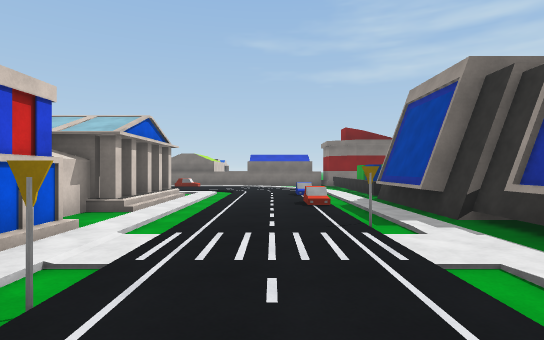
[1] (above)

24 first-person views from a walk through a scene from a Unity 3-D project. The camera is 1.5 m above the floor, looks level and sees 80° across. The floor is counted in squares, 2 m on a side. Each view is taken from the middle of a square. On the plan, view 1 faces up. The plan holds only what a view shows up to about 11 squares ahead; the rest is blank. The place goes on beyond the plan. The player character is not drawn.

[2]
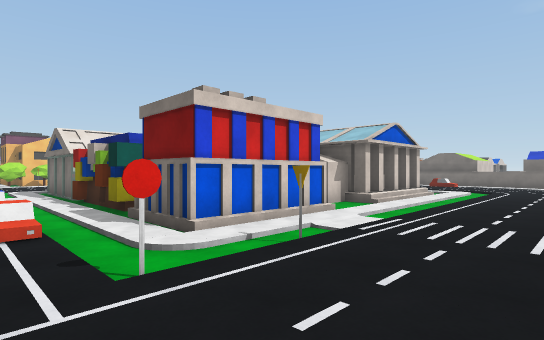

[3]
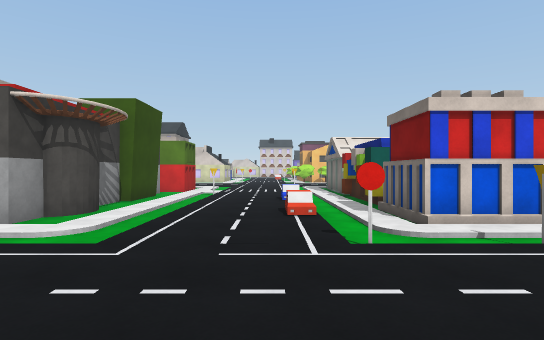

[4]
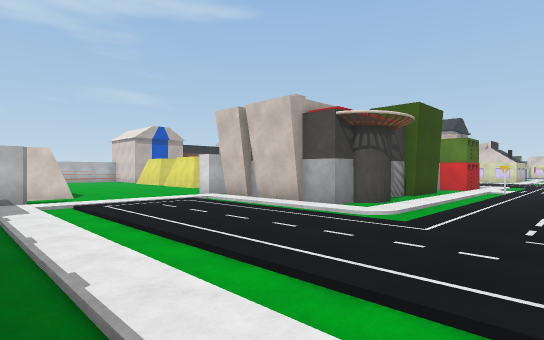

[5]
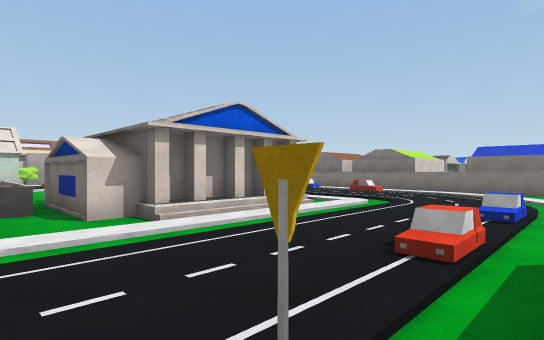

[6]
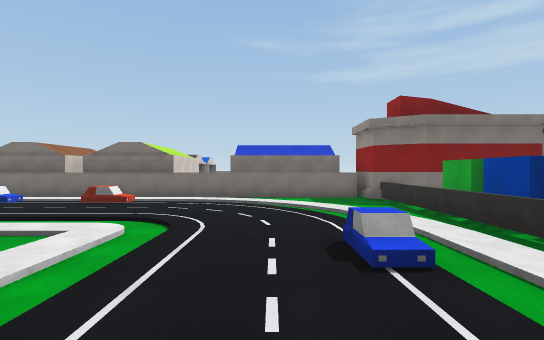

[7]
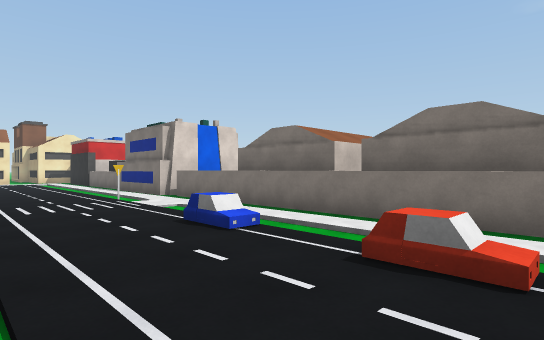

[8]
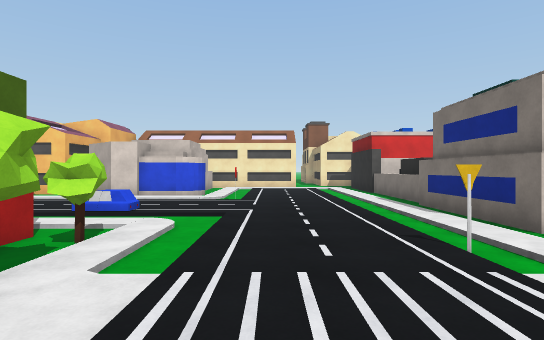

[9]
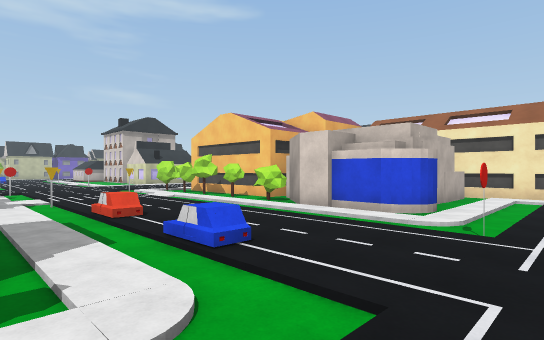

[10]
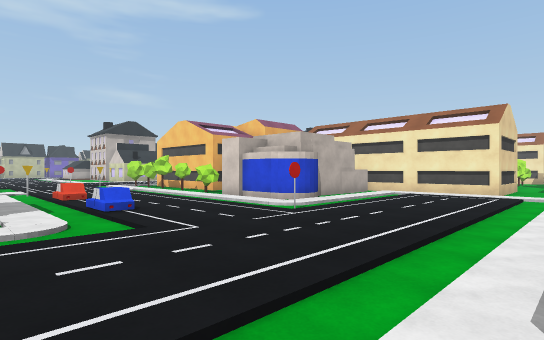

[11]
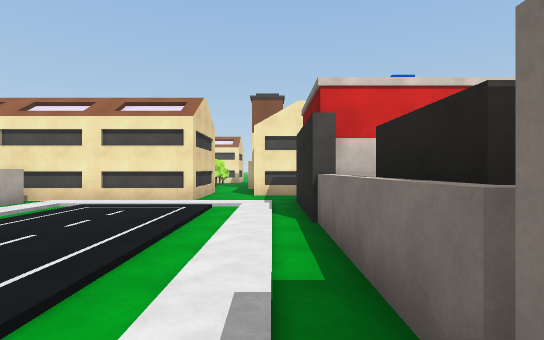

[12]
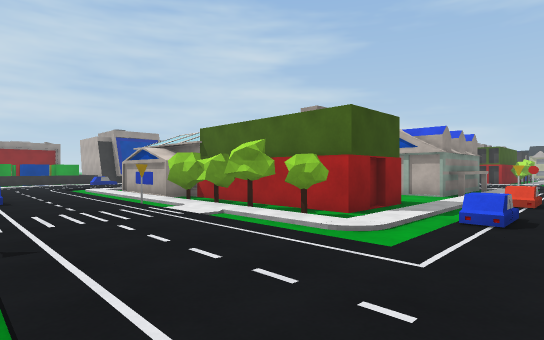

[13]
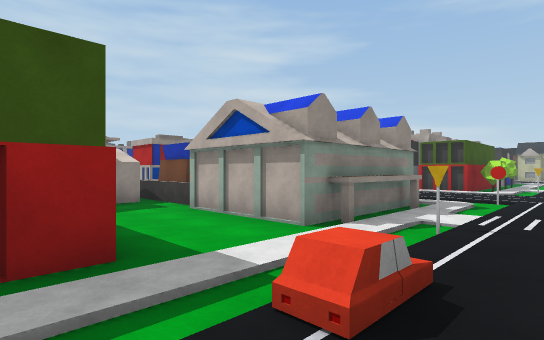

[14]
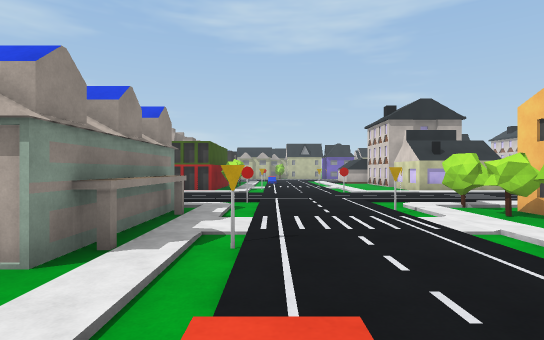

[15]
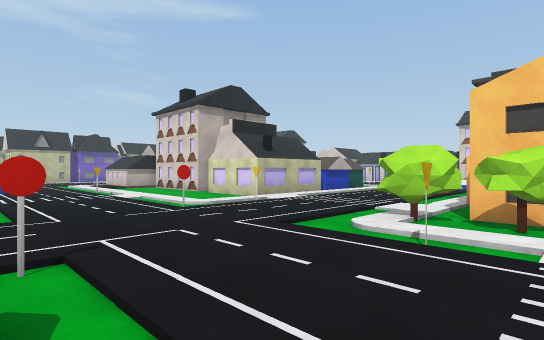

[16]
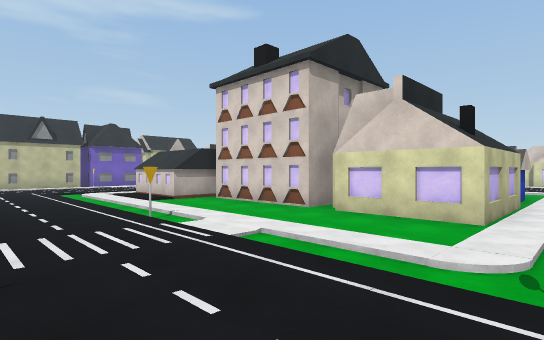

[17]
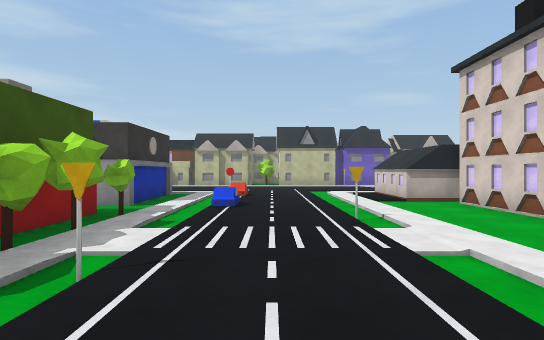

[18]
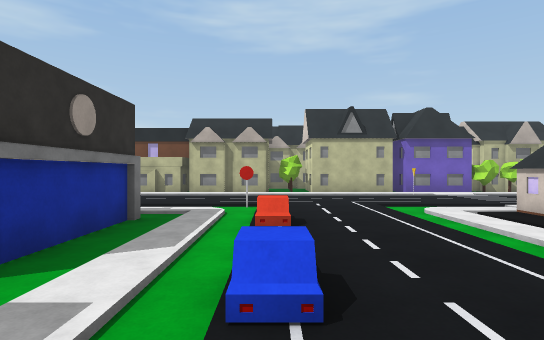

[19]
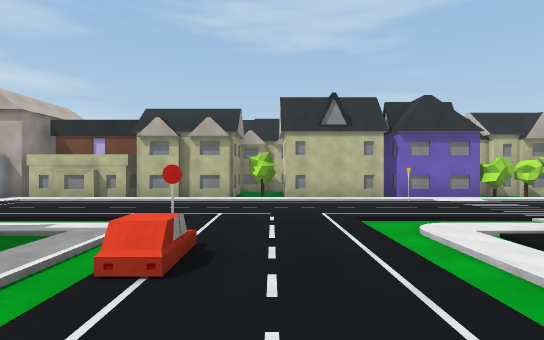

[20]
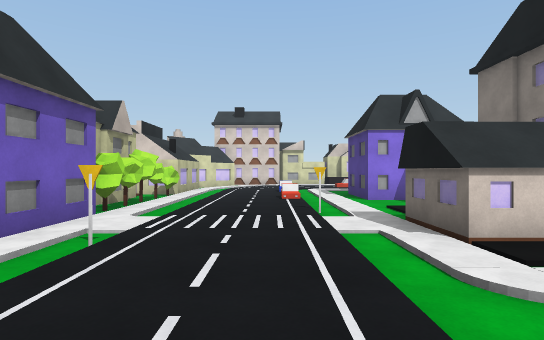

[21]
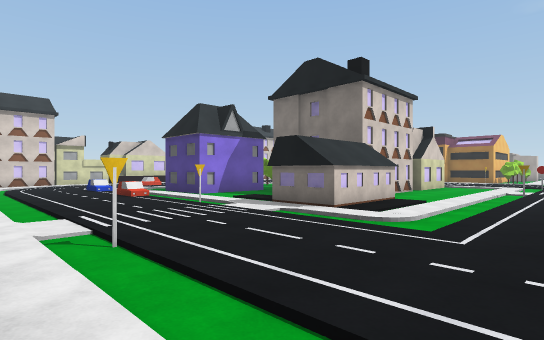

[22]
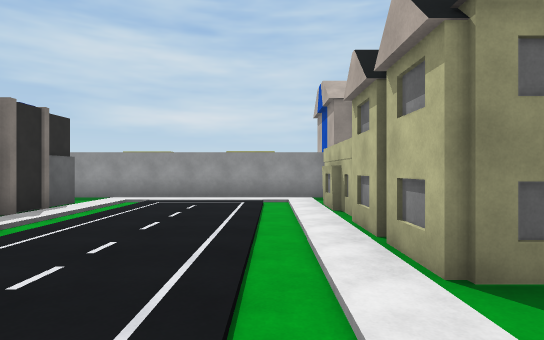

[23]
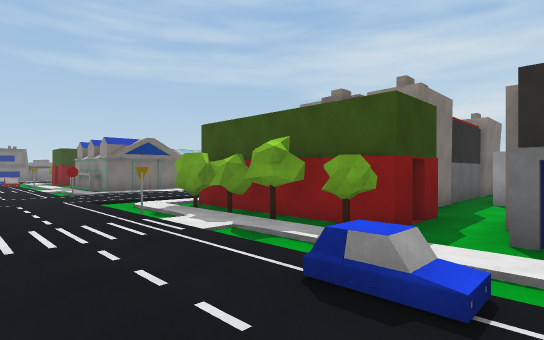

[24]
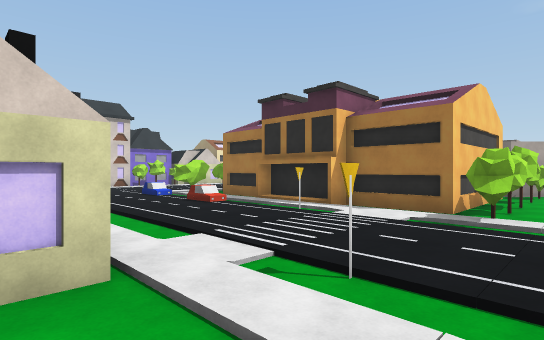

### Floor plan
Key: @ floor where view 1 was taken; # wall or solid block; . main floor; - floor 0.25 m lower than the main floor; / step, stairs or slope; = window, fence, low wall or low ledge; ^ raised ledge; H house; O other object.
Columns run from 27 left of view 1 to 4 right of it. Each row starts with its distance up from view 1.
 18        #       O    #   #     #
 17   #-####^###O##O^^#######^^^^^#
 16   #--//////////////////////---##
 15  ----.//////////#.///////////-=#
 14  -###......................//-=#
 13     #......................./ =#
 12     #.////#...///.////////..//=#
 11     #//////.../#####//////.../=#
 10     #^####/..^/##########/..^/=
  9     #    #/.../-#      ##/.../#
  8          #/..///#      ##/..//#
  7         ##/..//-----   ##/..//#
  6        ##-/.../------###-/.../##
  5         ##/..#/####OOOO--/..#/-#
  4         ##/.../#    ##OOO/.../-#
  3         ##.....#    ##  O...../
  2 ##########/#../#######OOO/#../
  1 #/ #..#//#/...////////////...
  0 //////#.///...#/ . ///////#@.
 -1 ............................./-
 -2 ............................./
 -3    ////./#/#..///./#//////.../-
 -4   /////////...#/ /////////.../-
 -5   HH   #--/..#/#   ######/.../-
 -6        #--/.../#        #/.../-
 -7       H#--.....#        #/.../
 -8        #--/#../##  ######/////
 -9        #--/.../-##-----  /////
-10  HHHH  H--/..^/-----#   #----#
-11        #--/.../-        ----##
-12    #--H H./..//-         ---
-13  ###--  H./..//-# O-#     --
-14  //////HH//...//////#
-15  /////#.///...#/////#
-16 .................../#
-17 .................../#
-18 ///////./#//////////#
-19  HHHHHH////////H/HH/#
-20  #H###  #   H#  #HHH#
-21    H    #   H#
-22             H
-23       HHH

Positions as (right, up) in squares from view 1, and headings:
1: (0, 0), facing up
2: (1, -1), facing up-left
3: (2, -1), facing left
4: (3, -1), facing down-left
5: (2, 4), facing up-left
6: (0, 7), facing up
7: (-3, 12), facing up-left
8: (-8, 13), facing left
9: (-12, 13), facing down-left
10: (-12, 16), facing down-left
11: (-15, 16), facing left
12: (-15, 15), facing down-right
13: (-15, 9), facing down-right
14: (-14, 8), facing down
15: (-13, 3), facing down-left
16: (-14, -3), facing down-left
17: (-15, -3), facing down
18: (-14, -8), facing down
19: (-15, -10), facing down
20: (-15, -16), facing left
21: (-15, -19), facing up-left
22: (-16, -18), facing right
23: (-16, -11), facing up-right
24: (-17, -5), facing up-left
